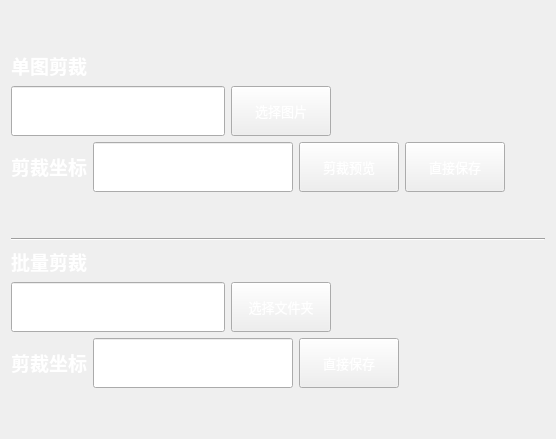
      <widget class="QWidget" name="imageCrop">
       <layout class="QVBoxLayout" name="verticalLayout_7">
        <item>
         <spacer name="verticalSpacer_3">
          <property name="orientation">
           <enum>Qt::Vertical</enum>
          </property>
          <property name="sizeHint" stdset="0">
           <size>
            <width>20</width>
            <height>40</height>
           </size>
          </property>
         </spacer>
        </item>
        <item>
         <widget class="QLabel" name="label_3">
          <property name="sizePolicy">
           <sizepolicy hsizetype="Fixed" vsizetype="Fixed">
            <horstretch>0</horstretch>
            <verstretch>0</verstretch>
           </sizepolicy>
          </property>
          <property name="font">
           <font>
            <family>Microsoft YaHei</family>
            <pointsize>14</pointsize>
            <weight>3</weight>
            <italic>false</italic>
            <bold>false</bold>
           </font>
          </property>
          <property name="styleSheet">
           <string notr="true">font: 25 14pt &quot;Microsoft YaHei&quot;;</string>
          </property>
          <property name="text">
           <string>&lt;html&gt;&lt;head/&gt;&lt;body&gt;&lt;p align=&quot;center&quot;&gt;&lt;span style=&quot; font-weight:600; color:#ffffff;&quot;&gt;单图剪裁&lt;/span&gt;&lt;/p&gt;&lt;/body&gt;&lt;/html&gt;</string>
          </property>
         </widget>
        </item>
        <item>
         <layout class="QHBoxLayout" name="horizontalLayout_13">
          <item>
           <widget class="QLineEdit" name="singleCropPath">
            <property name="sizePolicy">
             <sizepolicy hsizetype="Expanding" vsizetype="Fixed">
              <horstretch>0</horstretch>
              <verstretch>0</verstretch>
             </sizepolicy>
            </property>
            <property name="minimumSize">
             <size>
              <width>0</width>
              <height>50</height>
             </size>
            </property>
            <property name="maximumSize">
             <size>
              <width>1000</width>
              <height>50</height>
             </size>
            </property>
            <property name="font">
             <font>
              <pointsize>12</pointsize>
             </font>
            </property>
            <property name="styleSheet">
             <string notr="true">color: rgb(255, 255, 255);</string>
            </property>
            <property name="text">
             <string/>
            </property>
           </widget>
          </item>
          <item>
           <widget class="QPushButton" name="singleCropButton">
            <property name="sizePolicy">
             <sizepolicy hsizetype="Fixed" vsizetype="Fixed">
              <horstretch>0</horstretch>
              <verstretch>0</verstretch>
             </sizepolicy>
            </property>
            <property name="minimumSize">
             <size>
              <width>100</width>
              <height>50</height>
             </size>
            </property>
            <property name="font">
             <font>
              <family>Microsoft YaHei</family>
              <pointsize>10</pointsize>
             </font>
            </property>
            <property name="styleSheet">
             <string notr="true">color: rgb(255, 255, 255);</string>
            </property>
            <property name="text">
             <string>选择图片</string>
            </property>
           </widget>
          </item>
          <item>
           <spacer name="horizontalSpacer_11">
            <property name="orientation">
             <enum>Qt::Horizontal</enum>
            </property>
            <property name="sizeHint" stdset="0">
             <size>
              <width>40</width>
              <height>20</height>
             </size>
            </property>
           </spacer>
          </item>
         </layout>
        </item>
        <item>
         <layout class="QHBoxLayout" name="horizontalLayout_15">
          <item>
           <widget class="QLabel" name="label_5">
            <property name="sizePolicy">
             <sizepolicy hsizetype="Fixed" vsizetype="Fixed">
              <horstretch>0</horstretch>
              <verstretch>0</verstretch>
             </sizepolicy>
            </property>
            <property name="minimumSize">
             <size>
              <width>0</width>
              <height>50</height>
             </size>
            </property>
            <property name="maximumSize">
             <size>
              <width>16777215</width>
              <height>50</height>
             </size>
            </property>
            <property name="font">
             <font>
              <family>Microsoft YaHei</family>
              <pointsize>14</pointsize>
              <weight>3</weight>
              <italic>false</italic>
              <bold>false</bold>
             </font>
            </property>
            <property name="styleSheet">
             <string notr="true">font: 25 14pt &quot;Microsoft YaHei&quot;;</string>
            </property>
            <property name="text">
             <string>&lt;html&gt;&lt;head/&gt;&lt;body&gt;&lt;p align=&quot;center&quot;&gt;&lt;span style=&quot; font-weight:600; color:#ffffff;&quot;&gt;剪裁坐标&lt;/span&gt;&lt;/p&gt;&lt;/body&gt;&lt;/html&gt;</string>
            </property>
           </widget>
          </item>
          <item>
           <widget class="QLineEdit" name="singleCropPos">
            <property name="sizePolicy">
             <sizepolicy hsizetype="Expanding" vsizetype="Fixed">
              <horstretch>0</horstretch>
              <verstretch>0</verstretch>
             </sizepolicy>
            </property>
            <property name="minimumSize">
             <size>
              <width>200</width>
              <height>50</height>
             </size>
            </property>
            <property name="maximumSize">
             <size>
              <width>0</width>
              <height>50</height>
             </size>
            </property>
            <property name="font">
             <font>
              <pointsize>12</pointsize>
             </font>
            </property>
            <property name="styleSheet">
             <string notr="true">color: rgb(255, 255, 255);</string>
            </property>
            <property name="text">
             <string/>
            </property>
           </widget>
          </item>
          <item>
           <widget class="QPushButton" name="singlePreview">
            <property name="sizePolicy">
             <sizepolicy hsizetype="Fixed" vsizetype="Fixed">
              <horstretch>0</horstretch>
              <verstretch>0</verstretch>
             </sizepolicy>
            </property>
            <property name="minimumSize">
             <size>
              <width>100</width>
              <height>50</height>
             </size>
            </property>
            <property name="font">
             <font>
              <family>Microsoft YaHei</family>
              <pointsize>10</pointsize>
             </font>
            </property>
            <property name="styleSheet">
             <string notr="true">color: rgb(255, 255, 255);</string>
            </property>
            <property name="text">
             <string>剪裁预览</string>
            </property>
           </widget>
          </item>
          <item>
           <widget class="QPushButton" name="singleSave">
            <property name="sizePolicy">
             <sizepolicy hsizetype="Fixed" vsizetype="Fixed">
              <horstretch>0</horstretch>
              <verstretch>0</verstretch>
             </sizepolicy>
            </property>
            <property name="minimumSize">
             <size>
              <width>100</width>
              <height>50</height>
             </size>
            </property>
            <property name="font">
             <font>
              <family>Microsoft YaHei</family>
              <pointsize>10</pointsize>
             </font>
            </property>
            <property name="styleSheet">
             <string notr="true">color: rgb(255, 255, 255);</string>
            </property>
            <property name="text">
             <string>直接保存</string>
            </property>
           </widget>
          </item>
          <item>
           <spacer name="horizontalSpacer_13">
            <property name="orientation">
             <enum>Qt::Horizontal</enum>
            </property>
            <property name="sizeHint" stdset="0">
             <size>
              <width>40</width>
              <height>20</height>
             </size>
            </property>
           </spacer>
          </item>
         </layout>
        </item>
        <item>
         <spacer name="verticalSpacer">
          <property name="orientation">
           <enum>Qt::Vertical</enum>
          </property>
          <property name="sizeHint" stdset="0">
           <size>
            <width>20</width>
            <height>40</height>
           </size>
          </property>
         </spacer>
        </item>
        <item>
         <widget class="Line" name="line">
          <property name="orientation">
           <enum>Qt::Horizontal</enum>
          </property>
         </widget>
        </item>
        <item>
         <widget class="QLabel" name="label_6">
          <property name="sizePolicy">
           <sizepolicy hsizetype="Fixed" vsizetype="Fixed">
            <horstretch>0</horstretch>
            <verstretch>0</verstretch>
           </sizepolicy>
          </property>
          <property name="font">
           <font>
            <family>Microsoft YaHei</family>
            <pointsize>14</pointsize>
            <weight>3</weight>
            <italic>false</italic>
            <bold>false</bold>
           </font>
          </property>
          <property name="styleSheet">
           <string notr="true">font: 25 14pt &quot;Microsoft YaHei&quot;;</string>
          </property>
          <property name="text">
           <string>&lt;html&gt;&lt;head/&gt;&lt;body&gt;&lt;p align=&quot;center&quot;&gt;&lt;span style=&quot; font-weight:600; color:#ffffff;&quot;&gt;批量剪裁&lt;/span&gt;&lt;/p&gt;&lt;/body&gt;&lt;/html&gt;</string>
          </property>
         </widget>
        </item>
        <item>
         <layout class="QHBoxLayout" name="horizontalLayout_14">
          <item>
           <widget class="QLineEdit" name="batchCropPath">
            <property name="sizePolicy">
             <sizepolicy hsizetype="Expanding" vsizetype="Fixed">
              <horstretch>0</horstretch>
              <verstretch>0</verstretch>
             </sizepolicy>
            </property>
            <property name="minimumSize">
             <size>
              <width>0</width>
              <height>50</height>
             </size>
            </property>
            <property name="maximumSize">
             <size>
              <width>1000</width>
              <height>50</height>
             </size>
            </property>
            <property name="font">
             <font>
              <pointsize>12</pointsize>
             </font>
            </property>
            <property name="styleSheet">
             <string notr="true">color: rgb(255, 255, 255);</string>
            </property>
            <property name="text">
             <string/>
            </property>
           </widget>
          </item>
          <item>
           <widget class="QPushButton" name="batchCropButton">
            <property name="sizePolicy">
             <sizepolicy hsizetype="Fixed" vsizetype="Fixed">
              <horstretch>0</horstretch>
              <verstretch>0</verstretch>
             </sizepolicy>
            </property>
            <property name="minimumSize">
             <size>
              <width>100</width>
              <height>50</height>
             </size>
            </property>
            <property name="font">
             <font>
              <family>Microsoft YaHei</family>
              <pointsize>10</pointsize>
             </font>
            </property>
            <property name="styleSheet">
             <string notr="true">color: rgb(255, 255, 255);</string>
            </property>
            <property name="text">
             <string>选择文件夹</string>
            </property>
           </widget>
          </item>
          <item>
           <spacer name="horizontalSpacer_12">
            <property name="orientation">
             <enum>Qt::Horizontal</enum>
            </property>
            <property name="sizeHint" stdset="0">
             <size>
              <width>40</width>
              <height>20</height>
             </size>
            </property>
           </spacer>
          </item>
         </layout>
        </item>
        <item>
         <layout class="QHBoxLayout" name="horizontalLayout_16">
          <item>
           <widget class="QLabel" name="label_7">
            <property name="sizePolicy">
             <sizepolicy hsizetype="Preferred" vsizetype="Fixed">
              <horstretch>0</horstretch>
              <verstretch>0</verstretch>
             </sizepolicy>
            </property>
            <property name="minimumSize">
             <size>
              <width>0</width>
              <height>50</height>
             </size>
            </property>
            <property name="maximumSize">
             <size>
              <width>16777215</width>
              <height>50</height>
             </size>
            </property>
            <property name="font">
             <font>
              <family>Microsoft YaHei</family>
              <pointsize>14</pointsize>
              <weight>3</weight>
              <italic>false</italic>
              <bold>false</bold>
             </font>
            </property>
            <property name="styleSheet">
             <string notr="true">font: 25 14pt &quot;Microsoft YaHei&quot;;</string>
            </property>
            <property name="text">
             <string>&lt;html&gt;&lt;head/&gt;&lt;body&gt;&lt;p align=&quot;center&quot;&gt;&lt;span style=&quot; font-weight:600; color:#ffffff;&quot;&gt;剪裁坐标&lt;/span&gt;&lt;/p&gt;&lt;/body&gt;&lt;/html&gt;</string>
            </property>
           </widget>
          </item>
          <item>
           <widget class="QLineEdit" name="batchCropPos">
            <property name="sizePolicy">
             <sizepolicy hsizetype="Expanding" vsizetype="Fixed">
              <horstretch>0</horstretch>
              <verstretch>0</verstretch>
             </sizepolicy>
            </property>
            <property name="minimumSize">
             <size>
              <width>200</width>
              <height>50</height>
             </size>
            </property>
            <property name="maximumSize">
             <size>
              <width>0</width>
              <height>50</height>
             </size>
            </property>
            <property name="font">
             <font>
              <pointsize>12</pointsize>
             </font>
            </property>
            <property name="styleSheet">
             <string notr="true">color: rgb(255, 255, 255);</string>
            </property>
           </widget>
          </item>
          <item>
           <widget class="QPushButton" name="batchSave">
            <property name="sizePolicy">
             <sizepolicy hsizetype="Fixed" vsizetype="Fixed">
              <horstretch>0</horstretch>
              <verstretch>0</verstretch>
             </sizepolicy>
            </property>
            <property name="minimumSize">
             <size>
              <width>100</width>
              <height>50</height>
             </size>
            </property>
            <property name="font">
             <font>
              <family>Microsoft YaHei</family>
              <pointsize>10</pointsize>
             </font>
            </property>
            <property name="styleSheet">
             <string notr="true">color: rgb(255, 255, 255);</string>
            </property>
            <property name="text">
             <string>直接保存</string>
            </property>
           </widget>
          </item>
          <item>
           <spacer name="horizontalSpacer_14">
            <property name="orientation">
             <enum>Qt::Horizontal</enum>
            </property>
            <property name="sizeHint" stdset="0">
             <size>
              <width>40</width>
              <height>20</height>
             </size>
            </property>
           </spacer>
          </item>
         </layout>
        </item>
        <item>
         <spacer name="verticalSpacer_2">
          <property name="orientation">
           <enum>Qt::Vertical</enum>
          </property>
          <property name="sizeHint" stdset="0">
           <size>
            <width>20</width>
            <height>40</height>
           </size>
          </property>
         </spacer>
        </item>
       </layout>
      </widget>
